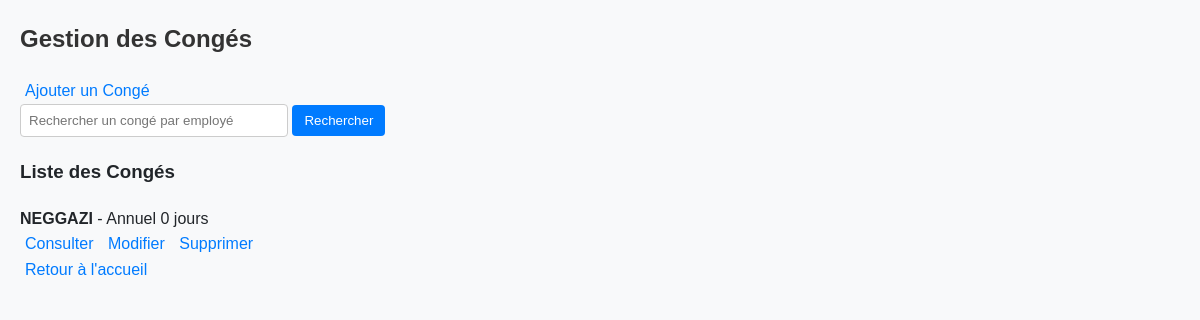
/conges/, run on an earlier commit of the app's database.
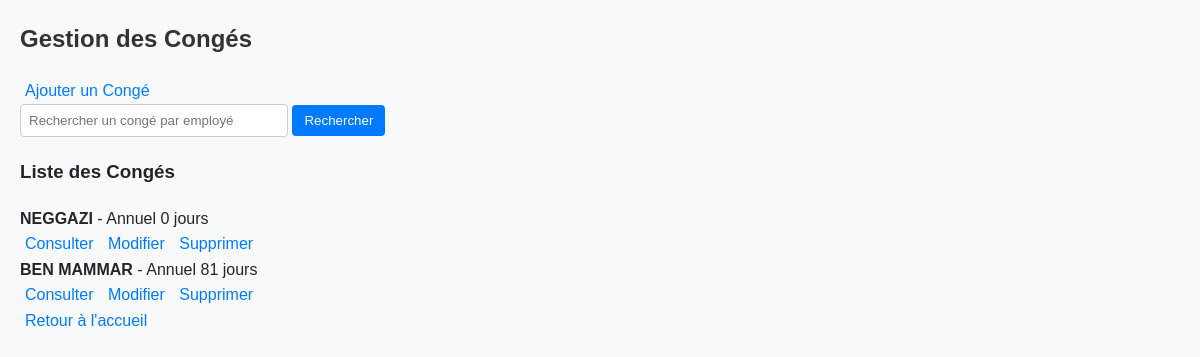
And on a later commit of the database.
### app1/models.py (models this page shows, shortened)
class Conge(models.Model):
    TYPE_CONGE_CHOICES = [
        ('Annuel', 'Congé Annuel'),
        ('Maladie', 'Congé Maladie'),
        ('Maternité', 'Congé Maternité/Paternité'),
        ('Sans Solde', 'Congé Sans Solde'),
    ]
    employe = models.ForeignKey(
        Employe,
        on_delete=models.CASCADE,
        related_name="conges",
        verbose_name="Employé"
    )
    type_conge = models.CharField(
        max_length=20,
        choices=TYPE_CONGE_CHOICES,
        verbose_name="Type de congé"
    )
    date_debut = models.DateField(verbose_name="Date de début")
    date_fin = models.DateField(verbose_name="Date de fin")
    jours_utilises = models.PositiveIntegerField(editable=False, verbose_name="Jours utilisés")
    solde_initial = models.PositiveIntegerField(verbose_name="Solde initial")
    solde_restant = models.PositiveIntegerField(verbose_name="Solde restant", editable=False)
    class Meta:
        verbose_name = "Congé"
        verbose_name_plural = "Congés"
        ordering = ['-date_debut']  # Tri par date de début décroissante

class Employe(models.Model):
    HOMME = 'H'
    FEMME = 'F'
    SEXE_CHOICES = [
        (HOMME, 'Homme'),
        (FEMME, 'Femme'),
    ]
    nom = models.CharField(max_length=100, verbose_name="Nom")
    prenom = models.CharField(max_length=100, verbose_name="Prénom")
    date_naissance = models.DateField(verbose_name="Date de naissance")
    date_embauche = models.DateField(verbose_name="Date d'embauche")
    adresse = models.TextField(verbose_name="Adresse")
    service = models.ForeignKey(
        'Service',
        on_delete=models.SET_NULL,
        null=True,
        blank=True,
        verbose_name="Service"
    )
    competences = models.TextField(verbose_name="Compétences", blank=True)
    historique_professionnel = models.TextField(verbose_name="Historique professionnel", blank=True)
    sexe = models.CharField(
        max_length=1,
        choices=SEXE_CHOICES,
        verbose_name="Sexe",
        default=HOMME,  # Par défaut, l'employé est masculin
    )
    class Meta:
        verbose_name = "Employé"
        verbose_name_plural = "Employés"
        ordering = ['nom', 'prenom']  # Tri par nom puis prénom

### app1/views/conge_views.py (the view)
# urls.py: path('conges/', conge_views.recherche_conge, name='recherche_conge'),
def recherche_conge(request):
    query = request.GET.get('q', '')
    if query:
        conges = Conge.objects.filter(employe__nom__icontains=query)  # Filtrer par nom de l'employé
    else:
        conges = Conge.objects.all()  # Récupérer tous les congés
    context = {
        'conges': conges,
        'query': query,
    }
    return render(request, 'conge_templates/recherche_conge.html', context)

### app1/templates/conge_templates/recherche_conge.html (shortened to what this page needs)
{% load static %} {% block content %}
<!DOCTYPE html>
<html lang="fr">
  <head>
    <link rel="stylesheet" href="{% static 'css/style.css' %}" />
  </head>
  <body>
    <div class="container main-container">
      <h2 class="text-center text-primary mb-4">Gestion des Congés</h2>
      <div class="text-end mb-3">
        <a href="{% url 'ajouter_conge' %}" class="btn btn-success btn-custom"
          >Ajouter un Congé</a
        >
      </div>
      <form method="GET" class="search-form d-flex mb-4">
        <input
          type="text"
          name="q"
          class="form-control me-2"
          placeholder="Rechercher un congé par employé"
          value="{{ query }}"
        />
        <button type="submit" class="btn btn-primary btn-custom">
          Rechercher
        </button>
      </form>
      <h3 class="text-secondary mb-3">Liste des Congés</h3>
      <div class="list-group">
        {% for conge in conges %}
        <div
          class="list-group-item d-flex justify-content-between align-items-center bg-light"
        >
          <div>
            <strong>{{ conge.employe.nom }}</strong> - {{ conge.type_conge }}
            <span class="badge bg-primary ms-2"
              >{{ conge.solde_restant }} jours</span
            >
          </div>
          <div class="btn-group" role="group">
            <a
              href="{% url 'details_conge' conge.id %}"
              class="btn btn-info btn-sm text-white"
              >Consulter</a
            >
            <a
              href="{% url 'edit_conge' conge.id %}"
              class="btn btn-warning btn-sm"
              >Modifier</a
            >
            <a
              href="{% url 'delete_conge' conge.id %}"
              class="btn btn-danger btn-sm"
              >Supprimer</a
            >
          </div>
        </div>
        {% empty %}
        <p class="text-center no-conge">Aucun congé trouvé.</p>
        {% endfor %}
      </div>
    </div>
    <div>
      <a href="{% url 'accueil' %}">Retour à l'accueil</a>
    </div>
  </body>
</html>
{% endblock %}

What changed in the data, as far as the page shows it:
added Conge: employe.nom "BEN MAMMAR", type_conge "Annuel", solde_restant "81"
